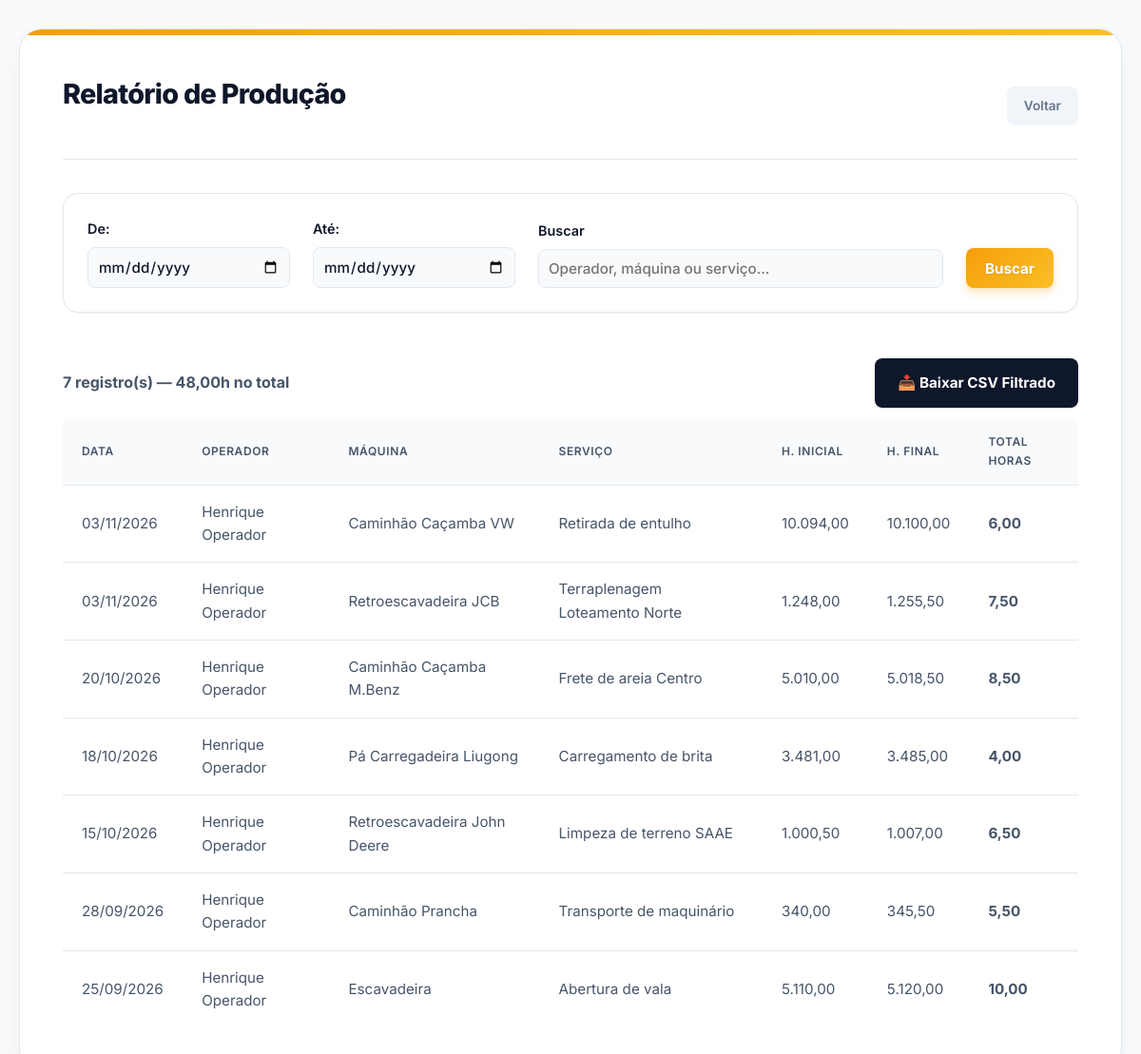
The app's page /relatorios.php (signed in) with its own data.
### tables this page shows
CREATE TABLE apontamentos (
    id          INT AUTO_INCREMENT PRIMARY KEY,
    usuario_id  INT NOT NULL,
    maquina_id  INT NOT NULL,
    servico     VARCHAR(200) NOT NULL,
    h_inicial   DECIMAL(10,2) NOT NULL,
    h_final     DECIMAL(10,2) NOT NULL,
    total_horas DECIMAL(10,2) NOT NULL,
    data_hora   DATETIME NOT NULL DEFAULT CURRENT_TIMESTAMP,
    FOREIGN KEY (usuario_id) REFERENCES usuarios(id),
    FOREIGN KEY (maquina_id) REFERENCES maquinas(id)
);

CREATE TABLE usuarios (
    id        INT AUTO_INCREMENT PRIMARY KEY,
    nome      VARCHAR(100) NOT NULL,
    login     VARCHAR(50)  NOT NULL UNIQUE,
    senha     VARCHAR(255) NOT NULL,
    tipo      ENUM('admin', 'operador') NOT NULL DEFAULT 'operador',
    ativo     TINYINT(1) NOT NULL DEFAULT 1,   
    criado_em DATETIME NOT NULL DEFAULT CURRENT_TIMESTAMP
);

CREATE TABLE maquinas (
    id               INT AUTO_INCREMENT PRIMARY KEY,
    nome             VARCHAR(100) NOT NULL UNIQUE,
    tem_horimetro    TINYINT(1) NOT NULL DEFAULT 1,    
    horimetro_atual  DECIMAL(10,2) NOT NULL DEFAULT 0,
    ultima_troca     DECIMAL(10,2) NOT NULL DEFAULT 0,  
    intervalo_troca  INT NOT NULL DEFAULT 250,          
    margem_aviso     INT NOT NULL DEFAULT 50,           
    placa            VARCHAR(10)  NULL,
    renavam          VARCHAR(20)  NULL,
    crlv_arquivo     VARCHAR(255) NULL                  
);

### config.php (called while the page is built, shortened)
<?php
function e($texto): string
{
    return htmlspecialchars((string) $texto, ENT_QUOTES, 'UTF-8');
}
function numero($valor): string
{
    return number_format((float) $valor, 2, ',', '.');
}
function data_br(?string $data, bool $com_hora = false): string
{
    return date($com_hora ? 'd/m/Y H:i' : 'd/m/Y', strtotime($data));
}

### relatorios.php (the view, shortened to what this page needs)
<?php
require 'config.php';
$inicio    = $_GET['inicio'] ?? '';
$fim       = $_GET['fim'] ?? '';
$pesquisar = trim($_GET['pesquisar'] ?? '');
$sql = 'SELECT a.*, u.nome AS operador, m.nome AS maquina
          FROM apontamentos a
          JOIN usuarios u ON u.id = a.usuario_id
          JOIN maquinas m ON m.id = a.maquina_id
         WHERE 1 = 1';
$params = [];
$sql .= ' ORDER BY a.data_hora DESC';
$stmt = $pdo->prepare($sql);
$stmt->execute($params);
$registros = $stmt->fetchAll();
$total_horas = array_sum(array_column($registros, 'total_horas'));
$link_csv = 'relatorios.php?' . http_build_query(['inicio' => $inicio, 'fim' => $fim, 'pesquisar' => $pesquisar, 'exportar' => 1]);
require 'cabecalho.php';
?>
<div class="container dashboard-container">
    <div class="header-painel">
        <h2>Relatório de Produção</h2>
        <a href="painel.php" class="btn-sair">Voltar</a>
    </div>
    <form method="get" class="search-form">
        <div class="form-group">
            <label for="inicio">De:</label>
            <input type="date" id="inicio" name="inicio" value="<?= e($inicio) ?>" style="padding: 10px;">
        </div>
        <div class="form-group">
            <label for="fim">Até:</label>
            <input type="date" id="fim" name="fim" value="<?= e($fim) ?>" style="padding: 10px;">
        </div>
        <div class="form-group" style="flex: 2;">
            <label for="pesquisar">Buscar</label>
            <input type="text" id="pesquisar" name="pesquisar" value="<?= e($pesquisar) ?>" placeholder="Operador, máquina ou serviço..." style="padding: 10px;">
        </div>
        <button type="submit" class="btn-login" style="width: auto; padding: 10px 20px; height: 42px;">Buscar</button>
    </form>
    <div style="display: flex; justify-content: space-between; align-items: center; flex-wrap: wrap; gap: 10px; margin-bottom: 10px;">
        <strong><?= count($registros) ?> registro(s) — <?= numero($total_horas) ?>h no total</strong>
        <a href="<?= e($link_csv) ?>" class="btn-excel">📥 Baixar CSV Filtrado</a>
    </div>
    <div style="width: 100%; overflow-x: auto; background: white; border-radius: 8px;">
        <table>
            <thead>
                <tr>
                    <th>Data</th>
                    <th>Operador</th>
                    <th>Máquina</th>
                    <th>Serviço</th>
                    <th>H. Inicial</th>
                    <th>H. Final</th>
                    <th>Total Horas</th>
                </tr>
            </thead>
            <tbody>
                <?php foreach ($registros as $r): ?>
                    <tr>
                        <td data-label="Data"><?= data_br($r['data_hora']) ?></td>
                        <td data-label="Operador"><?= e($r['operador']) ?></td>
                        <td data-label="Máquina"><?= e($r['maquina']) ?></td>
                        <td data-label="Serviço"><?= e($r['servico']) ?></td>
                        <td data-label="H. Inicial"><?= numero($r['h_inicial']) ?></td>
                        <td data-label="H. Final"><?= numero($r['h_final']) ?></td>
                        <td data-label="Total"><strong><?= numero($r['total_horas']) ?></strong></td>
                    </tr>
                <?php endforeach; ?>
            </tbody>
        </table>
    </div>
</div>
</body>
</html>

### style.css (style rules this page uses)
:root { --primary: #f59e0b; --primary-hover: #d97706; --primary-light: #fef3c7; --dark-bg: #0f172a; --dark-hover: #1e293b; --bg-body: #f8fafc; --surface: #ffffff; --text-main: #475569; --text-dark: #0f172a; --border: #e2e8f0; --radius-sm: 8px; --radius-md: 16px; --radius-lg: 24px; --shadow-sm: 0 1px 2px 0 rgba(0, 0, 0, 0.05); --shadow-md: 0 4px 6px -1px rgba(0, 0, 0, 0.1), 0 2px 4px -1px rgba(0, 0, 0, 0.06); --shadow-lg: 0 10px 25px -3px rgba(0, 0, 0, 0.05), 0 4px 6px -2px rgba(0, 0, 0, 0.025); --shadow-float: 0 20px 40px -5px rgba(0, 0, 0, 0.1); }
* { margin: 0; padding: 0; box-sizing: border-box; font-family: 'Inter', -apple-system, BlinkMacSystemFont, "Segoe UI", Roboto, sans-serif; }
body { background-color: var(--bg-body); color: var(--text-main); min-height: 100vh; padding: 30px 20px; line-height: 1.6; -webkit-font-smoothing: antialiased; }
.container { background-color: var(--surface); width: 100%; max-width: 480px; margin: 0 auto 30px auto; padding: 40px; border-radius: var(--radius-lg); box-shadow: var(--shadow-lg); border: 1px solid var(--border); position: relative; overflow: hidden; }
.container::before { content: ''; position: absolute; top: 0; left: 0; width: 100%; height: 6px; background: linear-gradient(90deg, var(--primary), #fbbf24); }
.dashboard-container { max-width: 1250px !important; padding: 45px !important; }
h2, h3 { text-align: center; color: var(--text-dark); margin-bottom: 25px; font-weight: 800; letter-spacing: -0.025em; }
h2 { font-size: 1.8rem; }
label { display: block; margin-bottom: 8px; font-weight: 600; color: var(--text-dark); font-size: 0.9rem; }
input[type="text"], input[type="password"], input[type="number"], input[type="date"], input[type="file"], select, .input-select { width: 100%; padding: 14px 18px; margin-bottom: 24px; border: 1px solid var(--border); border-radius: var(--radius-sm); font-size: 0.95rem; background-color: var(--bg-body); color: var(--text-dark); transition: all 0.3s cubic-bezier(0.4, 0, 0.2, 1); font-weight: 500; }
button, .btn-login, .btn-salvar, .btn-fechamento, .btn-excel, .btn-admin, .btn-filtrar, .btn-sair, .link-voltar, .btn-editar, .btn-manutencao, .btn-ia { border-radius: var(--radius-sm); font-size: 0.95rem; font-weight: 700; text-decoration: none; transition: all 0.3s cubic-bezier(0.4, 0, 0.2, 1); display: inline-flex; align-items: center; justify-content: center; gap: 10px; cursor: pointer; border: none; padding: 14px 24px; }
button[type="submit"], button[type="button"]:not(.btn-ia, .btn-editar, .btn-excel, .btn-manutencao) { width: 100%; }
.btn-login, .btn-salvar, .btn-fechamento { background: linear-gradient(135deg, var(--primary), #fbbf24); color: #fff; text-shadow: 0 1px 2px rgba(0,0,0,0.1); box-shadow: 0 4px 10px rgba(245, 158, 11, 0.3); }
.btn-excel, .btn-admin, .btn-filtrar, .btn-manutencao { background-color: var(--dark-bg); color: #fff; box-shadow: var(--shadow-sm); }
.btn-sair, .link-voltar { background-color: #f1f5f9; color: #64748b; padding: 10px 18px; font-size: 0.85rem; font-weight: 600; }
.header-painel { display: flex; justify-content: space-between; align-items: center; margin-bottom: 35px; border-bottom: 1px solid var(--border); padding-bottom: 20px; }
.search-form { display: flex; gap: 1.5rem; margin-bottom: 3rem; background: #fff; padding: 25px; border-radius: var(--radius-md); align-items: flex-end; flex-wrap: wrap; border: 1px solid var(--border); box-shadow: var(--shadow-sm); }
.search-form .form-group { margin-bottom: 0; flex: 1; min-width: 180px; }
.search-form input, .search-form select { margin-bottom: 0; }
table { width: 100%; border-collapse: collapse; font-size: 0.95rem; }
th, td { padding: 16px 20px; border-bottom: 1px solid var(--border); text-align: left; }
th { background-color: #f8fafc; color: var(--text-main); font-weight: 600; text-transform: uppercase; font-size: 0.75rem; letter-spacing: 0.05em; }
tr:last-child td { border-bottom: none; }

### records on screen
apontamentos: data_hora "03/11/2026", usuario.nome "Henrique Operador", maquina.nome "Caminhão Caçamba VW", servico "Retirada de entulho", h_inicial "10.094,00", h_final "10.100,00", total_horas "6,00"
apontamentos: data_hora "03/11/2026", usuario.nome "Henrique Operador", maquina.nome "Retroescavadeira JCB", servico "Terraplenagem Loteamento Norte", h_inicial "1.248,00", h_final "1.255,50", total_horas "7,50"
apontamentos: data_hora "20/10/2026", usuario.nome "Henrique Operador", maquina.nome "Caminhão Caçamba M.Benz", servico "Frete de areia Centro", h_inicial "5.010,00", h_final "5.018,50", total_horas "8,50"
apontamentos: data_hora "18/10/2026", usuario.nome "Henrique Operador", maquina.nome "Pá Carregadeira Liugong", servico "Carregamento de brita", h_inicial "3.481,00", h_final "3.485,00", total_horas "4,00"
apontamentos: data_hora "15/10/2026", usuario.nome "Henrique Operador", maquina.nome "Retroescavadeira John Deere", servico "Limpeza de terreno SAAE", h_inicial "1.000,50", h_final "1.007,00", total_horas "6,50"
apontamentos: data_hora "28/09/2026", usuario.nome "Henrique Operador", maquina.nome "Caminhão Prancha", servico "Transporte de maquinário", h_inicial "340,00", h_final "345,50", total_horas "5,50"
apontamentos: data_hora "25/09/2026", usuario.nome "Henrique Operador", maquina.nome "Escavadeira", servico "Abertura de vala", h_inicial "5.110,00", h_final "5.120,00", total_horas "10,00"

### other values on screen
count($registros) "7"
numero($total_horas) "48,00"
